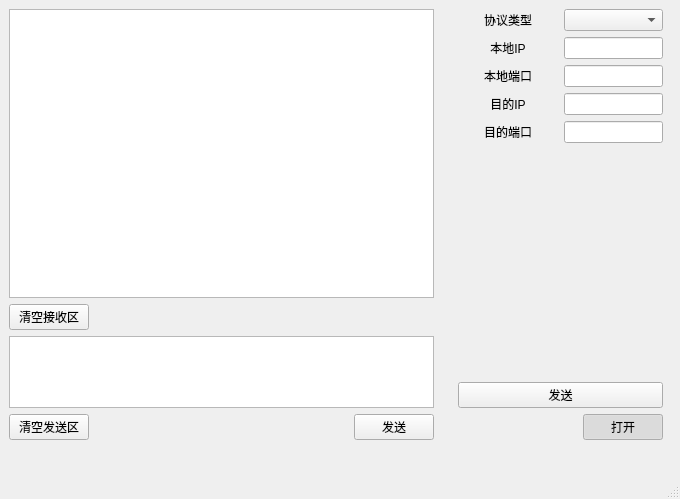
<?xml version="1.0" encoding="UTF-8"?>
<ui version="4.0">
 <class>MainWindow</class>
 <widget class="QMainWindow" name="MainWindow">
  <property name="geometry">
   <rect>
    <x>0</x>
    <y>0</y>
    <width>680</width>
    <height>499</height>
   </rect>
  </property>
  <property name="windowTitle">
   <string>MainWindow</string>
  </property>
  <widget class="QWidget" name="centralwidget">
   <layout class="QHBoxLayout" name="horizontalLayout" stretch="2,1">
    <item>
     <widget class="QWidget" name="widget" native="true">
      <widget class="QWidget" name="layoutWidget">
       <property name="geometry">
        <rect>
         <x>0</x>
         <y>0</y>
         <width>431</width>
         <height>431</height>
        </rect>
       </property>
       <layout class="QVBoxLayout" name="verticalLayout_5" stretch="8,1,2,1">
        <property name="rightMargin">
         <number>6</number>
        </property>
        <item>
         <widget class="QTextEdit" name="textEdit"/>
        </item>
        <item>
         <layout class="QHBoxLayout" name="horizontalLayout_6">
          <item>
           <widget class="QPushButton" name="pushButton_4">
            <property name="text">
             <string>清空接收区</string>
            </property>
           </widget>
          </item>
          <item>
           <spacer name="horizontalSpacer_4">
            <property name="orientation">
             <enum>Qt::Horizontal</enum>
            </property>
            <property name="sizeHint" stdset="0">
             <size>
              <width>40</width>
              <height>20</height>
             </size>
            </property>
           </spacer>
          </item>
         </layout>
        </item>
        <item>
         <widget class="QTextEdit" name="textEdit_2"/>
        </item>
        <item>
         <layout class="QHBoxLayout" name="horizontalLayout_7">
          <item>
           <widget class="QPushButton" name="pushButton_3">
            <property name="text">
             <string>清空发送区</string>
            </property>
           </widget>
          </item>
          <item>
           <spacer name="horizontalSpacer_5">
            <property name="orientation">
             <enum>Qt::Horizontal</enum>
            </property>
            <property name="sizeHint" stdset="0">
             <size>
              <width>40</width>
              <height>20</height>
             </size>
            </property>
           </spacer>
          </item>
          <item>
           <widget class="QPushButton" name="pushButton_2">
            <property name="text">
             <string>发送</string>
            </property>
           </widget>
          </item>
         </layout>
        </item>
       </layout>
      </widget>
     </widget>
    </item>
    <item>
     <widget class="QWidget" name="widget_2" native="true">
      <property name="minimumSize">
       <size>
        <width>0</width>
        <height>0</height>
       </size>
      </property>
      <widget class="QWidget" name="layoutWidget_2">
       <property name="geometry">
        <rect>
         <x>0</x>
         <y>0</y>
         <width>211</width>
         <height>431</height>
        </rect>
       </property>
       <layout class="QVBoxLayout" name="verticalLayout_6" stretch="3,2,3,1,1">
        <property name="leftMargin">
         <number>6</number>
        </property>
        <item>
         <layout class="QHBoxLayout" name="horizontalLayout_8" stretch="1,1">
          <item>
           <layout class="QVBoxLayout" name="verticalLayout_7">
            <item>
             <widget class="QLabel" name="label">
              <property name="text">
               <string>协议类型</string>
              </property>
              <property name="textFormat">
               <enum>Qt::AutoText</enum>
              </property>
              <property name="scaledContents">
               <bool>false</bool>
              </property>
              <property name="alignment">
               <set>Qt::AlignCenter</set>
              </property>
             </widget>
            </item>
            <item>
             <widget class="QLabel" name="label_2">
              <property name="text">
               <string>本地IP</string>
              </property>
              <property name="textFormat">
               <enum>Qt::AutoText</enum>
              </property>
              <property name="scaledContents">
               <bool>false</bool>
              </property>
              <property name="alignment">
               <set>Qt::AlignCenter</set>
              </property>
             </widget>
            </item>
            <item>
             <widget class="QLabel" name="label_3">
              <property name="text">
               <string>本地端口</string>
              </property>
              <property name="textFormat">
               <enum>Qt::AutoText</enum>
              </property>
              <property name="scaledContents">
               <bool>false</bool>
              </property>
              <property name="alignment">
               <set>Qt::AlignCenter</set>
              </property>
             </widget>
            </item>
           </layout>
          </item>
          <item>
           <layout class="QVBoxLayout" name="verticalLayout_8">
            <item>
             <widget class="QComboBox" name="comboBox"/>
            </item>
            <item>
             <widget class="QLineEdit" name="lineEdit_2"/>
            </item>
            <item>
             <widget class="QLineEdit" name="lineEdit"/>
            </item>
           </layout>
          </item>
         </layout>
        </item>
        <item>
         <layout class="QHBoxLayout" name="horizontalLayout_10" stretch="1,1">
          <item>
           <layout class="QVBoxLayout" name="verticalLayout_9">
            <item>
             <widget class="QLabel" name="label_5">
              <property name="text">
               <string>目的IP</string>
              </property>
              <property name="textFormat">
               <enum>Qt::AutoText</enum>
              </property>
              <property name="scaledContents">
               <bool>false</bool>
              </property>
              <property name="alignment">
               <set>Qt::AlignCenter</set>
              </property>
             </widget>
            </item>
            <item>
             <widget class="QLabel" name="label_6">
              <property name="text">
               <string>目的端口</string>
              </property>
              <property name="textFormat">
               <enum>Qt::AutoText</enum>
              </property>
              <property name="scaledContents">
               <bool>false</bool>
              </property>
              <property name="alignment">
               <set>Qt::AlignCenter</set>
              </property>
             </widget>
            </item>
           </layout>
          </item>
          <item>
           <layout class="QVBoxLayout" name="verticalLayout_10">
            <item>
             <widget class="QLineEdit" name="lineEdit_3"/>
            </item>
            <item>
             <widget class="QLineEdit" name="lineEdit_4"/>
            </item>
           </layout>
          </item>
         </layout>
        </item>
        <item>
         <spacer name="verticalSpacer">
          <property name="orientation">
           <enum>Qt::Vertical</enum>
          </property>
          <property name="sizeHint" stdset="0">
           <size>
            <width>20</width>
            <height>40</height>
           </size>
          </property>
         </spacer>
        </item>
        <item>
         <widget class="QPushButton" name="pushButton">
          <property name="text">
           <string>发送</string>
          </property>
         </widget>
        </item>
        <item>
         <layout class="QHBoxLayout" name="horizontalLayout_9">
          <item>
           <spacer name="horizontalSpacer_6">
            <property name="orientation">
             <enum>Qt::Horizontal</enum>
            </property>
            <property name="sizeHint" stdset="0">
             <size>
              <width>40</width>
              <height>20</height>
             </size>
            </property>
           </spacer>
          </item>
          <item>
           <widget class="QPushButton" name="pushButton_5">
            <property name="text">
             <string>打开</string>
            </property>
            <property name="checkable">
             <bool>true</bool>
            </property>
            <property name="checked">
             <bool>true</bool>
            </property>
           </widget>
          </item>
         </layout>
        </item>
       </layout>
      </widget>
     </widget>
    </item>
   </layout>
  </widget>
  <widget class="QMenuBar" name="menubar">
   <property name="geometry">
    <rect>
     <x>0</x>
     <y>0</y>
     <width>680</width>
     <height>20</height>
    </rect>
   </property>
  </widget>
  <widget class="QStatusBar" name="statusbar"/>
 </widget>
 <resources/>
 <connections/>
</ui>
